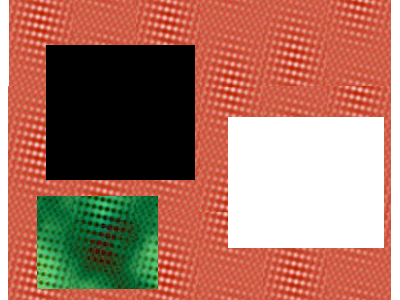
#> input picture pic4.png, 400 x 300 px
$ python 09_bitwise_operations.py
#> lines starting #> are read from the running program, lines starting #| are printed output that depends on the picture; after the words box and inside, x2 and y2 are one past the last pixel; in counts of white or black regions, pixels touching at a corner belong together
import numpy as np
import cv2
img1 = np.zeros((300,400,3), np.uint8)
img1 = cv2.rectangle(img1,(200,0),(300,100),(255,255,255),-1)
img2 = cv2.imread('pic4.png')
#> img2 is the input picture: shape (300, 400, 3); mean B, G, R 98.6, 115.2, 167.1
# bitAnd = cv2.bitwise_and(img2 , img1)
# bitOr = cv2.bitwise_or(img2 , img1)
bitXor = cv2.bitwise_xor(img2 , img1)
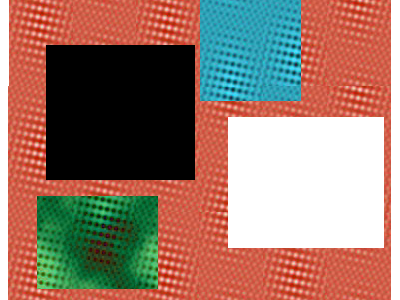
#> bitXor: shape (300, 400, 3); mean B, G, R 107.7, 120.6, 153.2
bitNot1 = cv2.bitwise_not( img1)
bitNot2 = cv2.bitwise_not( img2)
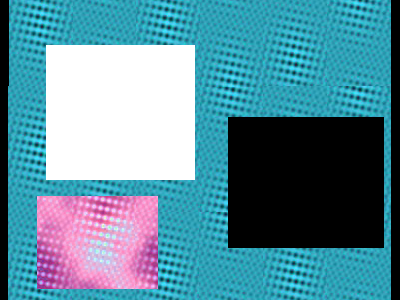
#> bitNot2: shape (300, 400, 3); mean B, G, R 156.4, 139.8, 87.9
cv2.imshow('img1',img1)
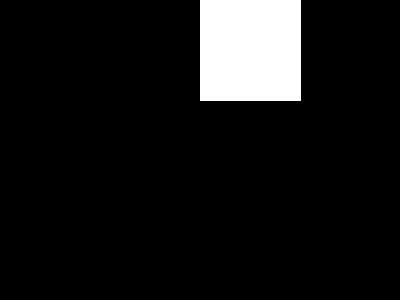
#> window 'img1': shape (300, 400, 3); 8.5% white; 1 white region, box (x1, y1, x2, y2) and area: (200, 0, 301, 101) 10201
cv2.imshow('img2',img2)
cv2.imshow('bitNot1',bitNot1)
cv2.imshow('bitNot2',bitNot2)
cv2.waitKey(0)
cv2.destroyAllWindows()

$ run again, with pic1.png copied over pic4.png
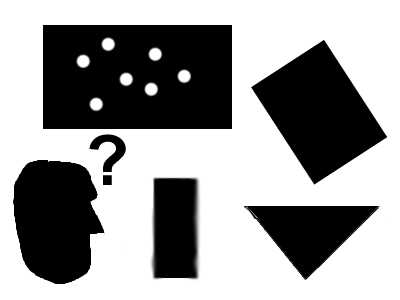
#> input picture pic1.png, 400 x 300 px
#> img2 is the input picture: shape (300, 400, 3); mean B, G, R 154.1, 154.1, 154.1
#> `bitXor = cv2.bitwise_xor(img2 , img1)`:
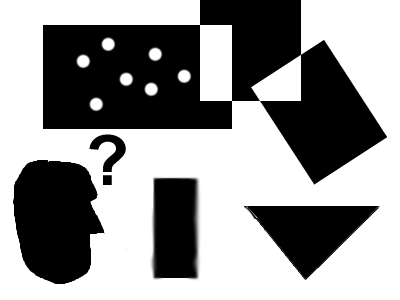
#> bitXor: shape (300, 400, 3); mean B, G, R 148.9, 148.9, 148.9
#> `bitNot2 = cv2.bitwise_not( img2)`:
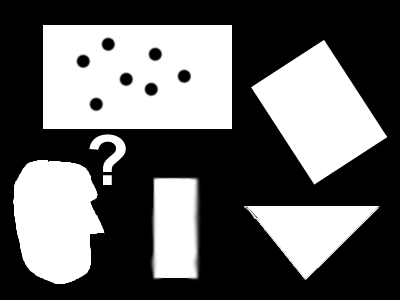
#> bitNot2: shape (300, 400, 3); mean B, G, R 100.9, 100.9, 100.9
